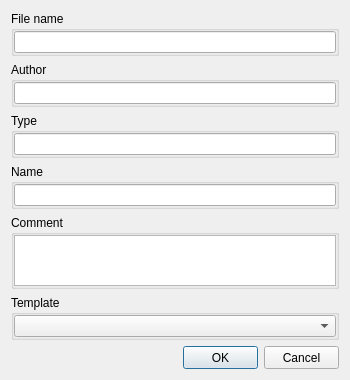
<?xml version="1.0" encoding="UTF-8"?>
<ui version="4.0">
 <class>DialogNewSignature</class>
 <widget class="QDialog" name="DialogNewSignature">
  <property name="windowModality">
   <enum>Qt::ApplicationModal</enum>
  </property>
  <property name="geometry">
   <rect>
    <x>0</x>
    <y>0</y>
    <width>350</width>
    <height>380</height>
   </rect>
  </property>
  <property name="minimumSize">
   <size>
    <width>350</width>
    <height>380</height>
   </size>
  </property>
  <property name="maximumSize">
   <size>
    <width>350</width>
    <height>380</height>
   </size>
  </property>
  <property name="windowTitle">
   <string>New signature</string>
  </property>
  <property name="modal">
   <bool>true</bool>
  </property>
  <layout class="QVBoxLayout" name="verticalLayout_6">
   <item>
    <widget class="QGroupBox" name="groupBoxFileName">
     <property name="title">
      <string>File name</string>
     </property>
     <layout class="QVBoxLayout" name="verticalLayout_2">
      <property name="spacing">
       <number>0</number>
      </property>
      <property name="leftMargin">
       <number>0</number>
      </property>
      <property name="topMargin">
       <number>0</number>
      </property>
      <property name="rightMargin">
       <number>0</number>
      </property>
      <property name="bottomMargin">
       <number>0</number>
      </property>
      <item>
       <widget class="QLineEditX" name="lineEditFileName">
        <property name="alignment">
         <set>Qt::AlignLeading|Qt::AlignLeft|Qt::AlignVCenter</set>
        </property>
       </widget>
      </item>
     </layout>
    </widget>
   </item>
   <item>
    <widget class="QGroupBox" name="groupBoxAuthor">
     <property name="title">
      <string>Author</string>
     </property>
     <layout class="QVBoxLayout" name="verticalLayout">
      <property name="spacing">
       <number>0</number>
      </property>
      <property name="leftMargin">
       <number>0</number>
      </property>
      <property name="topMargin">
       <number>0</number>
      </property>
      <property name="rightMargin">
       <number>0</number>
      </property>
      <property name="bottomMargin">
       <number>0</number>
      </property>
      <item>
       <widget class="QLineEditX" name="lineEditAuthor">
        <property name="alignment">
         <set>Qt::AlignLeading|Qt::AlignLeft|Qt::AlignVCenter</set>
        </property>
       </widget>
      </item>
     </layout>
    </widget>
   </item>
   <item>
    <widget class="QGroupBox" name="groupBoxType">
     <property name="title">
      <string>Type</string>
     </property>
     <layout class="QVBoxLayout" name="verticalLayout_3">
      <property name="spacing">
       <number>0</number>
      </property>
      <property name="leftMargin">
       <number>0</number>
      </property>
      <property name="topMargin">
       <number>0</number>
      </property>
      <property name="rightMargin">
       <number>0</number>
      </property>
      <property name="bottomMargin">
       <number>0</number>
      </property>
      <item>
       <widget class="QLineEditX" name="lineEditType">
        <property name="alignment">
         <set>Qt::AlignLeading|Qt::AlignLeft|Qt::AlignVCenter</set>
        </property>
       </widget>
      </item>
     </layout>
    </widget>
   </item>
   <item>
    <widget class="QGroupBox" name="groupBoxName">
     <property name="title">
      <string>Name</string>
     </property>
     <layout class="QVBoxLayout" name="verticalLayout_4">
      <property name="spacing">
       <number>0</number>
      </property>
      <property name="leftMargin">
       <number>0</number>
      </property>
      <property name="topMargin">
       <number>0</number>
      </property>
      <property name="rightMargin">
       <number>0</number>
      </property>
      <property name="bottomMargin">
       <number>0</number>
      </property>
      <item>
       <widget class="QLineEditX" name="lineEditName">
        <property name="alignment">
         <set>Qt::AlignLeading|Qt::AlignLeft|Qt::AlignVCenter</set>
        </property>
       </widget>
      </item>
     </layout>
    </widget>
   </item>
   <item>
    <widget class="QGroupBox" name="groupBoxComment">
     <property name="title">
      <string>Comment</string>
     </property>
     <layout class="QVBoxLayout" name="verticalLayout_5">
      <property name="spacing">
       <number>0</number>
      </property>
      <property name="leftMargin">
       <number>0</number>
      </property>
      <property name="topMargin">
       <number>0</number>
      </property>
      <property name="rightMargin">
       <number>0</number>
      </property>
      <property name="bottomMargin">
       <number>0</number>
      </property>
      <item>
       <widget class="QTextEditX" name="textEditComment"/>
      </item>
     </layout>
    </widget>
   </item>
   <item>
    <widget class="QGroupBox" name="groupBoxTemplate">
     <property name="title">
      <string>Template</string>
     </property>
     <layout class="QVBoxLayout" name="verticalLayout_7">
      <property name="spacing">
       <number>0</number>
      </property>
      <property name="leftMargin">
       <number>0</number>
      </property>
      <property name="topMargin">
       <number>0</number>
      </property>
      <property name="rightMargin">
       <number>0</number>
      </property>
      <property name="bottomMargin">
       <number>0</number>
      </property>
      <item>
       <widget class="QComboBox" name="comboBoxTemplate"/>
      </item>
     </layout>
    </widget>
   </item>
   <item>
    <layout class="QHBoxLayout" name="horizontalLayout">
     <item>
      <spacer name="horizontalSpacer">
       <property name="orientation">
        <enum>Qt::Horizontal</enum>
       </property>
       <property name="sizeHint" stdset="0">
        <size>
         <width>40</width>
         <height>20</height>
        </size>
       </property>
      </spacer>
     </item>
     <item>
      <widget class="QPushButtonX" name="pushButtonOK">
       <property name="minimumSize">
        <size>
         <width>75</width>
         <height>23</height>
        </size>
       </property>
       <property name="maximumSize">
        <size>
         <width>75</width>
         <height>23</height>
        </size>
       </property>
       <property name="text">
        <string>OK</string>
       </property>
      </widget>
     </item>
     <item>
      <widget class="QPushButtonX" name="pushButtonCancel">
       <property name="minimumSize">
        <size>
         <width>75</width>
         <height>23</height>
        </size>
       </property>
       <property name="maximumSize">
        <size>
         <width>75</width>
         <height>23</height>
        </size>
       </property>
       <property name="text">
        <string>Cancel</string>
       </property>
      </widget>
     </item>
    </layout>
   </item>
  </layout>
 </widget>
 <customwidgets>
  <customwidget>
   <class>QPushButtonX</class>
   <extends>QPushButton</extends>
   <header>qpushbuttonx.h</header>
  </customwidget>
  <customwidget>
   <class>QTextEditX</class>
   <extends>QTextEdit</extends>
   <header>qtexteditx.h</header>
  </customwidget>
  <customwidget>
   <class>QLineEditX</class>
   <extends>QLineEdit</extends>
   <header>qlineeditx.h</header>
  </customwidget>
 </customwidgets>
 <resources/>
 <connections/>
</ui>
